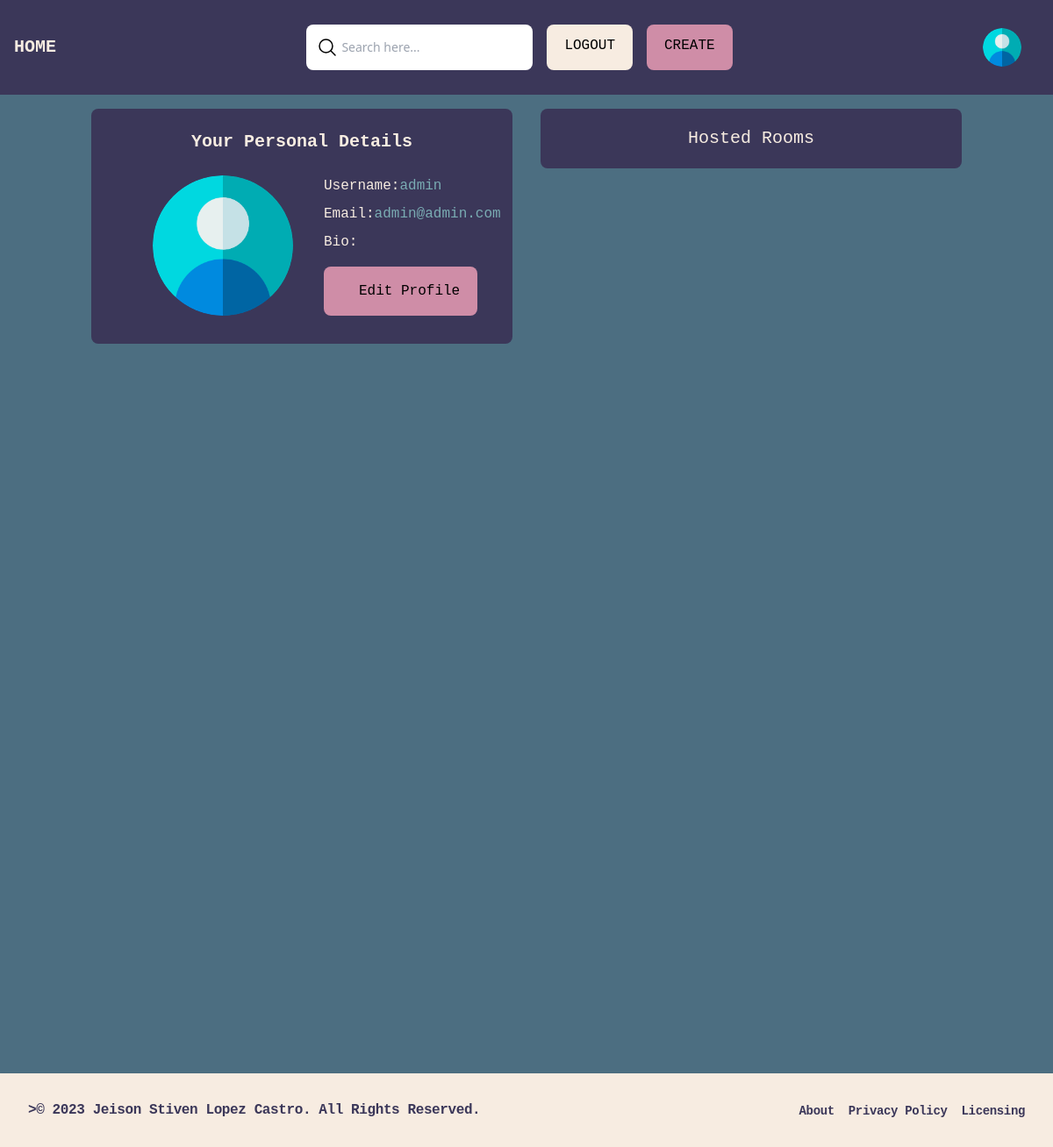
The page /users/my_profile/ (signed in) on the database its author committed.
### users/models.py (models this page shows)
class User(AbstractBaseUser, PermissionsMixin):
    email = models.EmailField(blank=False, unique=True)
    username = models.CharField(unique=True, max_length=50)
    bio = models.TextField(blank=True)
    avatar = models.ImageField(default='avatar.jpg')
    is_active = models.BooleanField(default=True)
    is_superuser = models.BooleanField(default=False)
    is_staff = models.BooleanField(default=False)
    date_join = models.DateTimeField(default=timezone.now)
    objects = CustomUserManager()
    USERNAME_FIELD = "email"
    EMAIL_FIELD = "email"
    REQUIRED_FIELDS = []

### users/views.py (the view)
# urls.py: path('my_profile/', views.my_profile, name='my_profile'),
@login_required
def my_profile(request):
    user = request.user
    rooms = user.room_set.all()
    return render(request, 'users/my_profile.html', {'rooms':rooms})

### templates/users/my_profile.html (shortened to what this page needs)
{% extends "index.html" %}
{% load static %}
{% block content %}
    <div
        class="grid gap-x-8 gap-y-4 grid-cols-1 p-4 sm:grid-cols-1 md:grid-cols-1 lg:grid-cols-2 xl:grid-cols-2 2xl:grid-cols-2">
        <div class="sm:mb-4 md:mb-4 xl:mx-10 2xl:mx-10">
            <div class="bg-oscuro rounded-lg">
                <h1 class="text-xl p-6 font-semibold font-mono text-center text-claro">
                    Your Personal Details
                </h1>
                <div
                    class="grid grid-cols-1 sm:grid-cols-1 ml-[50px] md:grid-cols-2 lg:grid-cols-2 xl:grid-cols-2 2x:grid-cols-2">
                    <div class="ml-5 mb-8">
                        <img class="w-40 h-40 rounded-full" src="{{ user.avatar.url }}" alt="{{ user.username }}">
                    </div>
                    <div>
                        <p class="mb-2 font-mono font-semiblod flex text-claro">
                            Username: <span class="text-verde">{{ user.username }}</span>
                        </p>
                        <p class="mb-2 font-mono font-semiblod flex text-claro">
                            Email: <span class="text-verde">{{ user.email }}</span>
                        </p>
                        <p class="mb-2 font-mono font-semiblod flex text-claro">
                            Bio:
                        </p>
                        <a href="{% url 'update_profile' %}"
                            class="px-10 py-4 mr-10 mt-4 font-mono text-center font-semiblod flex text-negro rounded-lg bg-rosa">
                            <span class="felx-1 whitespace-nowrap">Edit Profile</span>
                        </a>
                    </div>
                </div>
            </div>
        </div>
        <div>
            <div class="mb-4">
                <div class="bg-oscuro p-3 rounded-lg">
                    <h1 class="text-xl p-2 text-center font-mono font-semiblod text-claro">
                        Hosted Rooms
                    </h1>
                </div>
            </div>
        </div>
    </div>
    </div>
{% endblock %}

### templates/navbar.html (shortened to what this page needs)
<nav class="bg-oscuro px-4 py-3">
    <div class="flex justify-between items-center">
        <a href="/" class="text-xl  font-semibold font-mono text-claro">HOME</a>
        <div class="hidden m-2 md:flex">
            <form class="m-2" method="GET" action="{% url 'search' %}">
                <div class="relative">
                    <div class="absolute inset-y-0 left-0 flex items-center pl-3">
                        <svg xmlns="http://www.w3.org/2000/svg" fill="none" viewBox="0 0 24 24" stroke-width="1.5" stroke="currentColor" class="w-6 h-6">
                            <path stroke-linecap="round" stroke-linejoin="round" d="M21 21l-5.197-5.197m0 0A7.5 7.5 0 105.196 5.196a7.5 7.5 0 0010.607 10.607z" />
                        </svg>
                    </div>
                    <input  name="query" class="block w-full p-4 pl-10 text-sm rounded-lg" placeholder="Search here...">
                </div>
            </form>
            {% if request.user.is_authenticated %}
                <a href="{% url 'logout_user' %}" class="px-5 py-3 m-2 block font-mono font-semiblod text-negro rounded-lg bg-claro">
                    LOGOUT
                </a>
                <a href="{% url 'create_room' %}" class="px-5 py-3 m-2 block font-mono font-semiblod text-negro rounded-lg bg-rosa">
                    CREATE
                </a>
            {% endif %}
        </div>
        <div class="flex">
            {% if request.user.is_authenticated %}
                <a href="{% url 'my_profile' %}" class="mr-5">
                    <img  class="w-11 h-11 rounded-full" src="{{ user.avatar.url }}" alt="{{ user.username }}">
                </a>
            {% endif %}
        </div>
    </div>
</nav>

### rows shown on the page
User: avatar (placeholder picture), username "admin", email "admin@admin.com"
